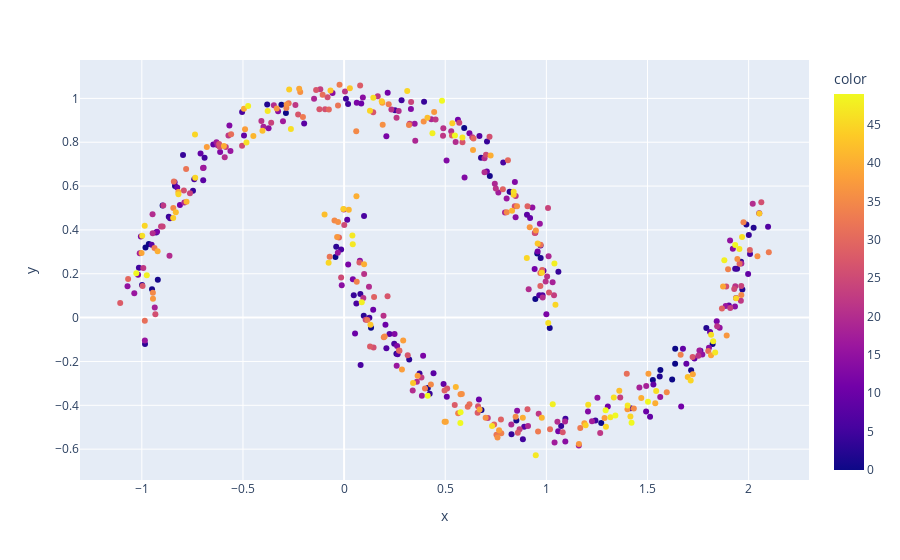

The notebook cell this image was saved under:
### Code cell
fig =px.scatter( x = np_sorted[:,1],y=np_sorted[:,2],color=np_sorted[:,0])
fig.show()

### Figure 1 — Plotly figure (JSON) as saved in the notebook; plotly's stock layout.template omitted (floating-point values rounded to 4 significant figures; data arrays with more than 128 entries replaced by an {"elided": "..."} marker saying what was removed)
{"data": [{"hovertemplate": "x=%{x}<br>y=%{y}<br>color=%{marker.color}<extra></extra>", "legendgroup": "", "marker": {"color": {"elided": "500 float values"}, "coloraxis": "coloraxis", "symbol": "circle"}, "mode": "markers", "name": "", "orientation": "v", "showlegend": false, "type": "scatter", "x": {"elided": "500 float values"}, "xaxis": "x", "y": {"elided": "500 float values"}, "yaxis": "y"}], "layout": {"coloraxis": {"colorbar": {"title": {"text": "color"}}, "colorscale": [[0.0, "#0d0887"], [0.1111, "#46039f"], [0.2222, "#7201a8"], [0.3333, "#9c179e"], [0.4444, "#bd3786"], [0.5556, "#d8576b"], [0.6667, "#ed7953"], [0.7778, "#fb9f3a"], [0.8889, "#fdca26"], [1.0, "#f0f921"]]}, "legend": {"tracegroupgap": 0}, "margin": {"t": 60}, "xaxis": {"anchor": "y", "domain": [0.0, 1.0], "title": {"text": "x"}}, "yaxis": {"anchor": "x", "domain": [0.0, 1.0], "title": {"text": "y"}}}}
